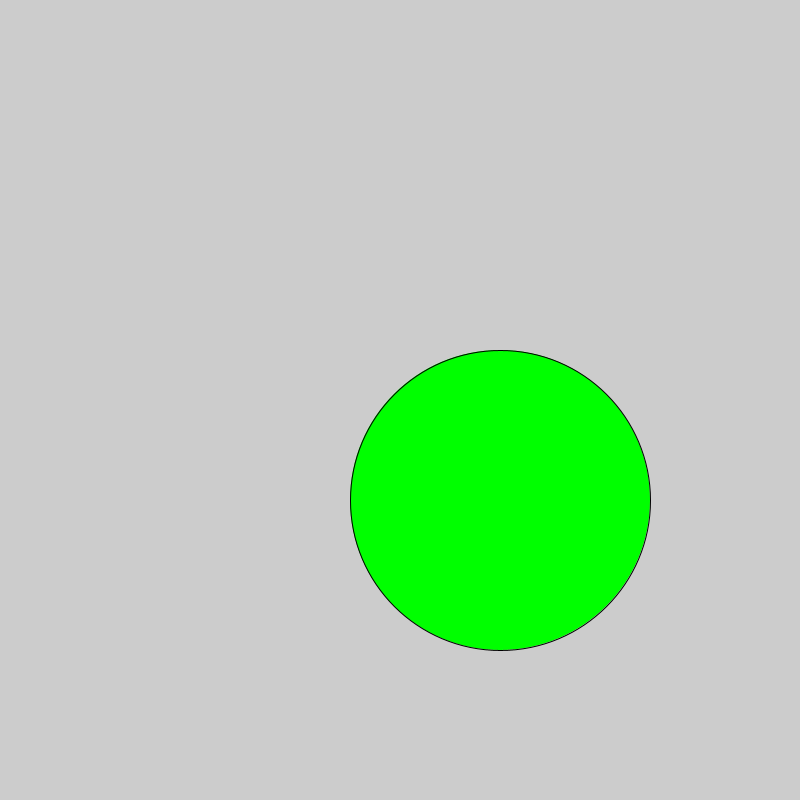
Frame 1 (no input)
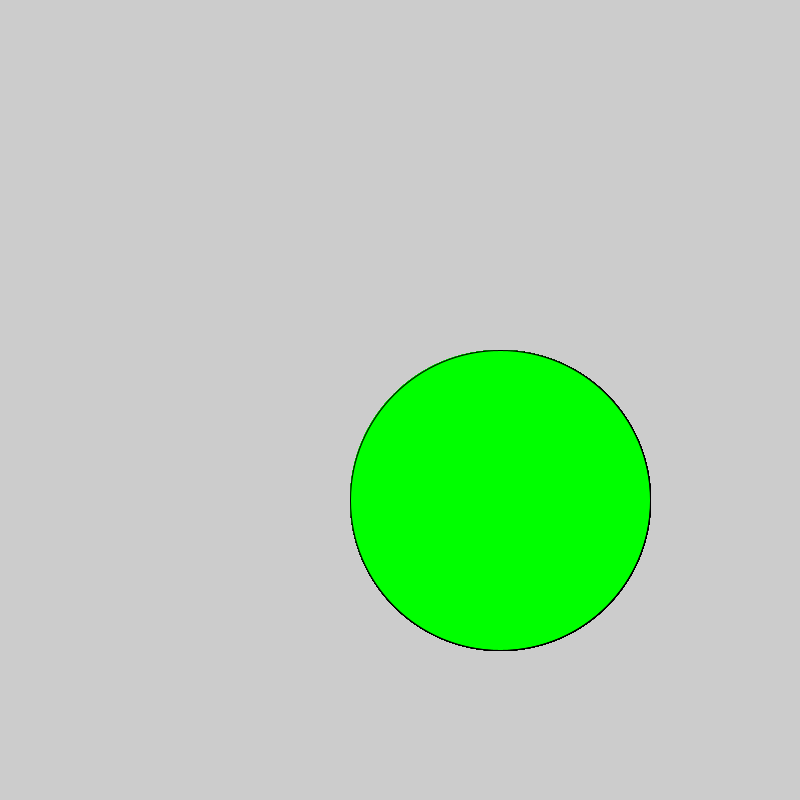
Frame 60 (the mouse pressed at the canvas centre just before this capture)
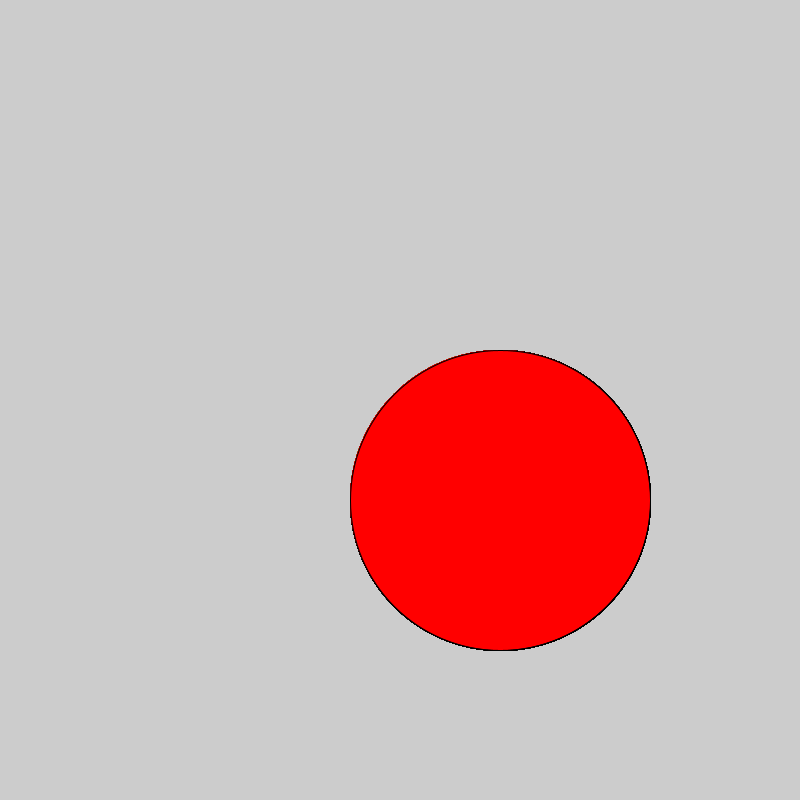
Frame 120 (the mouse held since frame 60 and released just before this capture)

The Processing sketch that drew these frames (run headless with seeded random() and noise(); from frame 60 on, the mouse is pressed at the canvas centre):

// Processing sketch: LogicalDot
// ── LogicalDot.pde
void setup() {
  size(800,800);
}  

void draw() {
if(mousePressed){  
fill(350,0,0);  
} else {
  fill(0,350,0);
}  
ellipse(500,500,300,300); 
}  
